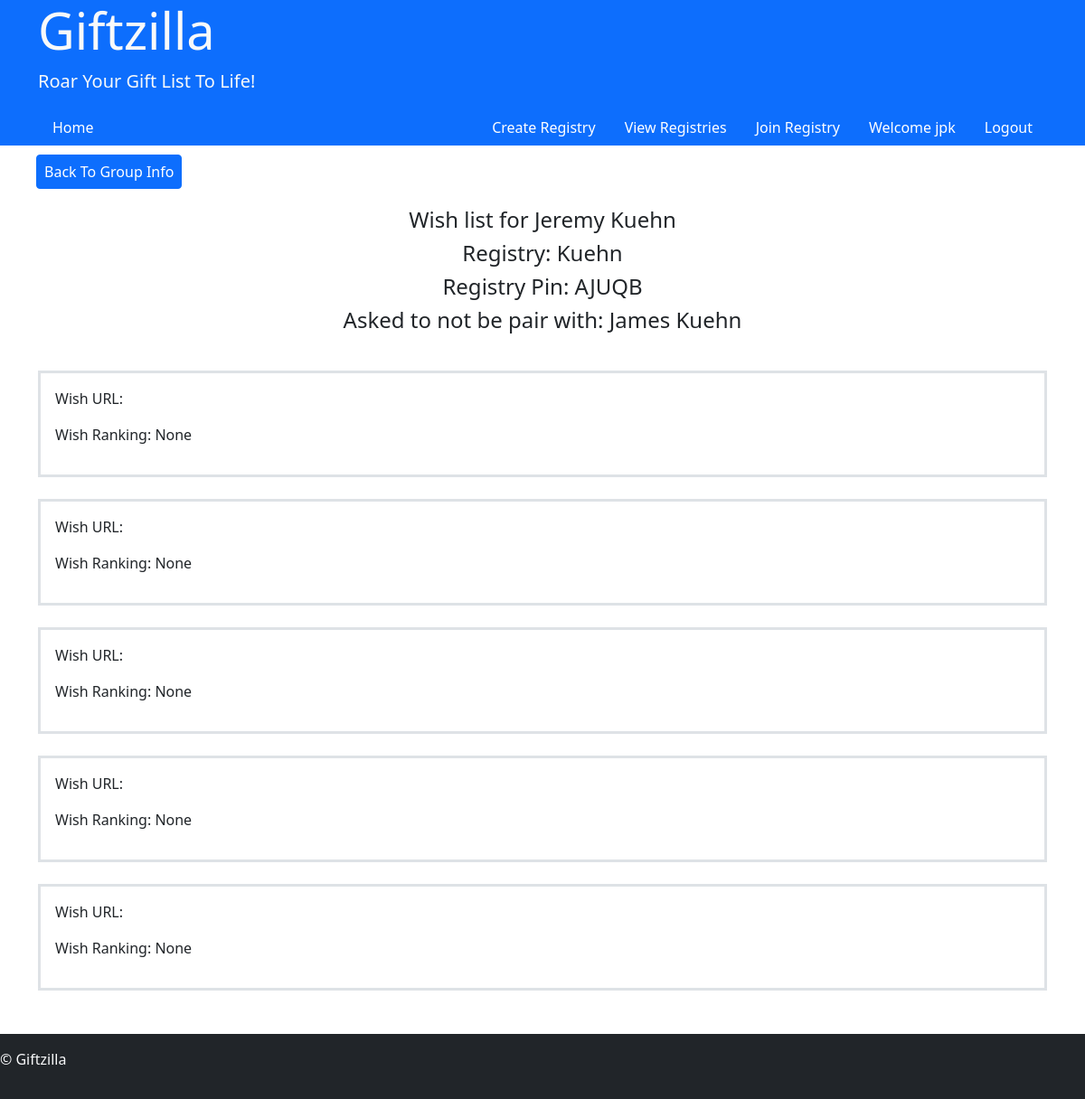
Screenshot of /user/AJUQB/1/adminWishListView (signed in) with the database file from the repository.
### register/models.py (models this page shows, shortened)
class User(AbstractUser):
    groups = models.ManyToManyField(
        'auth.Group',
        related_name='web_users',
        blank=True,
        help_text='The groups this user belongs to. A user will get all permissions granted to each of their groups.',
        verbose_name='groups',
    )
    user_permissions = models.ManyToManyField(
        'auth.Permission',
        related_name='web_users',
        blank=True,
        help_text='Specific permissions for this user.',
        verbose_name='user permissions',
    )

### user/models.py (models this page shows, shortened)
class Gift(models.Model):
    groupPin = models.CharField(max_length=5)
    user = models.ForeignKey(User, on_delete=models.CASCADE)
    giftUrl = models.URLField(max_length=500, blank=True, null=True)
    giftRank = models.CharField(max_length=1, choices=Rank, blank=True, null=True)

class Registry(models.Model):
    regPin = models.CharField(max_length=5)
    admin = models.ForeignKey(User, on_delete=models.CASCADE)
    regName = models.CharField(max_length=25, verbose_name="Registry Group Name:")
    urlNumCap = models.IntegerField(default=5, verbose_name="Max Number Of Gift Request:", blank=True, null=True)
    spendLimit = models.IntegerField(blank=True, null=True, verbose_name="Max Spending Limit:")
    notes = models.TextField(blank=True, null=True, verbose_name="Notes")
    regGroupCap = models.IntegerField(blank=True, null=True, verbose_name="Max Number of Group Participants:")

class noGive(models.Model):
    user = models.ForeignKey(User, on_delete=models.CASCADE, related_name='nogive_user')
    noGift = models.ForeignKey(User, on_delete=models.CASCADE, blank=True, null=True, related_name='nogive_noGift', verbose_name="User to not pair with:")
    regPin = models.CharField(max_length=5)

### user/views.py (the view)
# urls.py: path("<str:groupPin>/<int:userID>/adminWishListView", views.adminWishListView, name="adminWishListView"),
@login_required
def adminWishListView(request, userID, groupPin):
    gifts = Gift.objects.filter(user=userID, groupPin=groupPin)
    reg = Registry.objects.get(regPin=groupPin)
    noPair = noGive.objects.get(user=userID, regPin=groupPin)
    return render(request, "user/adminwishview.html", {
        "reg": reg,
        "gifts": gifts,
        "noPair": noPair
    })

### giftzilla/templates/user/adminwishview.html
{% extends 'layout.html' %}
{% block body %}
<div class="container" style="padding: 10px;">
<a class="btn btn-primary px-2" href="{% url 'user:adminReg' groupPin=reg.regPin %}">Back To Group Info</a>
</div>
<div style="padding: 10px;">
<h4 class="text-center">Wish list for {{ gifts.0.user.first_name }} {{ gifts.0.user.last_name }}</h4>
<h4 class="text-center">Registry: {{ reg.regName }}</h4>
<h4 class="text-center">Registry Pin: {{ reg.regPin }}</h4>
<h4 class="text-center">Asked to not be pair with: {{ noPair.noGift.first_name }} {{ noPair.noGift.last_name }}</h4>
</div>
<div class="container mt-4">
    {% for gift in gifts %}
    <div class="border border-3 p-3 mb-4">
            <p>Wish URL: <a target="_blank" href="{{ gift.giftUrl }}">{{ gift.giftUrl }}</a></p>
            <p>Wish Ranking: {{ gift.giftRank }}</p>
    </div>
    {% endfor %}
</div>
{% endblock %}

### giftzilla/templates/layout.html (shortened to what this page needs)
<!DOCTYPE html>
<html lang="en">
<head>
    <link href="https://cdn.jsdelivr.net/npm/bootstrap@5.0.2/dist/css/bootstrap.min.css" rel="stylesheet">
</head>
<body>
    <header class="bg-primary text-light">
        <div class="container">
            <h1 class="display-4">Giftzilla</h1>
            <p class="lead">Roar Your Gift List To Life!</p>
            <nav class="d-flex justify-content-between align-items-center">
                <ul class="nav">
                    <li class="nav-item"><a class="nav-link" href="{% url 'index:home' %}">Home</a></li>
                </ul>
                <div>
                    {% if user.is_authenticated %}
                        <ul class="nav">
                            <li class="nav-item"><a class="nav-link" href="{% url 'user:createRegistry' %}">Create Registry</a></li>
                            <li class="nav-item"><a class="nav-link" href="{% url 'user:viewReg' userID=user.id %}">View Registries</a></li>
                            <li class="nav-item"><a class="nav-link" href="{% url 'user:regJoin' userID=user.id %}">Join Registry</a></li>
                            <li class="nav-item">
                                <a class="nav-link" href="{% url 'register:profileView' userID=user.id %}">Welcome {{ user.username }}</a>
                            </li>
                            <li class="nav-item">
                                <a class="nav-link" href="{% url 'register:logout' %}">Logout</a>
                            </li>
                        </ul>
                    {% endif %}
                </div>
            </nav>
        </div>
    </header>
   {% block body %}
   {% endblock %}
    <footer class="bg-dark text-light mt-5 py-3">
        <p>&copy; Giftzilla</p>
    </footer>
</body>
</html>

### giftzilla/templates/layout.html (style rules this page uses)
.nav-link { color: white; }

### rows the page displays
User: username "jpk"
Gift: user.first_name "Jeremy", user.last_name "Kuehn", giftRank "None"
Registry: regName "Kuehn", regPin "AJUQB"
noGive: noGift.first_name "James", noGift.last_name "Kuehn"
Gift: giftRank "None"
Gift: giftRank "None"
Gift: giftRank "None"
Gift: giftRank "None"
